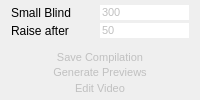
           <widget class="QWidget" name="toolTabConfig">
            <property name="styleSheet">
             <string notr="true">#toolTabConfig {
    border-image:url(:/misc/background_tool.png) 5 5 5 5;
    border-top: 5px transparent;
    border-bottom: 5px transparent;
    border-right: 5px transparent;
    border-left: 5px transparent;
	margin: 0;
    border-color:transparent;
}

QRadioButton:disabled, QRadioButton:disabled {
color:#808080
}

QPushButton {
	border-image: url(:/danuxi1/playeraction_violetdull.png) 8 8 8 8;
    border-top: 3px transparent;
    border-bottom: 3px transparent;
    border-right: 3px transparent;
    border-left: 3px transparent;
	font-size:11px;
    color: #c0c0c0
}
QPushButton:hover {
	border-image: url(://danuxi1/playeraction_violetdull_hover.png) 8 8 8 8;
    border-top: 3px transparent;
    border-bottom: 3px transparent;
    border-right: 3px transparent;
    border-left: 3px transparent;
	font-size:11px;
	color: #ffffff
}

QSpinBox {
	border-image: url(:/danuxi1/playeraction_violetdull.png) 8 8 8 8;
    border-top: 3px transparent;
    border-bottom: 3px transparent;
    border-right: 3px transparent;
    border-left: 3px transparent;
	font-size:11px;
    color: #c0c0c0;
    selection-color:#e2e21c;
    selection-background-color:#1a0064
}
QSpinBox:hover {
	border-image: url(://danuxi1/playeraction_violetdull_hover.png) 8 8 8 8;
    border-top: 3px transparent;
    border-bottom: 3px transparent;
    border-right: 3px transparent;
    border-left: 3px transparent;
	font-size:11px;
	color: #ffffff;
    selection-color:#e2e21c;
    selection-background-color:#1a0064
}

QRadioButton {
	border-image: url(:/danuxi1/playeraction_violetdull.png) 8 8 8 8;
    border-top: 1px transparent;
    border-bottom: 1px transparent;
    border-right: 1px transparent;
    border-left: 1px transparent;
	font-size:11px;
    color: #c0c0c0
}
QRadioButton:hover {
	border-image: url(://danuxi1/playeraction_violetdull_hover.png) 8 8 8 8;
    border-top: 1px transparent;
    border-bottom: 1px transparent;
    border-right: 1px transparent;
    border-left: 1px transparent;
	font-size:11px;
	color: #ffffff
}

QRadioButton::indicator {
    width: 14px;
    height: 14px;
}

QRadioButton::indicator:unchecked {
    image: url(://misc/checkbox_unchecked.png);
}

QRadioButton::indicator:checked {
    image: url(://misc/checkbox_checked.png);
}
</string>
            </property>
            <layout class="QGridLayout" name="gridLayout_7" columnstretch="0,0,0,0,0,0">
             <property name="leftMargin">
              <number>0</number>
             </property>
             <property name="topMargin">
              <number>0</number>
             </property>
             <property name="rightMargin">
              <number>0</number>
             </property>
             <property name="bottomMargin">
              <number>0</number>
             </property>
             <property name="spacing">
              <number>0</number>
             </property>
             <item row="12" column="1" colspan="4">
              <widget class="QWidget" name="widget_54" native="true">
               <property name="sizePolicy">
                <sizepolicy hsizetype="Preferred" vsizetype="Preferred">
                 <horstretch>0</horstretch>
                 <verstretch>1</verstretch>
                </sizepolicy>
               </property>
              </widget>
             </item>
             <item row="6" column="1" colspan="4">
              <widget class="QWidget" name="widget_45" native="true">
               <property name="sizePolicy">
                <sizepolicy hsizetype="Preferred" vsizetype="Preferred">
                 <horstretch>0</horstretch>
                 <verstretch>5</verstretch>
                </sizepolicy>
               </property>
              </widget>
             </item>
             <item row="11" column="1" colspan="4">
              <widget class="QPushButton" name="buttonSaveCompilation">
               <property name="sizePolicy">
                <sizepolicy hsizetype="Preferred" vsizetype="Preferred">
                 <horstretch>20</horstretch>
                 <verstretch>4</verstretch>
                </sizepolicy>
               </property>
               <property name="toolTip">
                <string>&lt;html&gt;&lt;head/&gt;&lt;body&gt;&lt;p&gt;&lt;span style=&quot; font-weight:600;&quot;&gt;Ctrl-s&lt;/span&gt; Saves the current compilation of opponents&lt;/p&gt;&lt;/body&gt;&lt;/html&gt;</string>
               </property>
               <property name="styleSheet">
                <string notr="true"/>
               </property>
               <property name="text">
                <string>Save Compilation</string>
               </property>
              </widget>
             </item>
             <item row="3" column="3" colspan="2">
              <widget class="QSpinBox" name="editSmallBlind">
               <property name="sizePolicy">
                <sizepolicy hsizetype="Preferred" vsizetype="Preferred">
                 <horstretch>10</horstretch>
                 <verstretch>4</verstretch>
                </sizepolicy>
               </property>
               <property name="toolTip">
                <string>&lt;html&gt;&lt;head/&gt;&lt;body&gt;&lt;p&gt;The small blind&lt;/p&gt;&lt;/body&gt;&lt;/html&gt;</string>
               </property>
               <property name="styleSheet">
                <string notr="true"/>
               </property>
               <property name="buttonSymbols">
                <enum>QAbstractSpinBox::NoButtons</enum>
               </property>
               <property name="accelerated">
                <bool>true</bool>
               </property>
               <property name="minimum">
                <number>10</number>
               </property>
               <property name="maximum">
                <number>2000</number>
               </property>
               <property name="singleStep">
                <number>10</number>
               </property>
               <property name="value">
                <number>300</number>
               </property>
              </widget>
             </item>
             <item row="16" column="1" colspan="4">
              <widget class="QWidget" name="widget_58" native="true">
               <property name="sizePolicy">
                <sizepolicy hsizetype="Preferred" vsizetype="Preferred">
                 <horstretch>0</horstretch>
                 <verstretch>2</verstretch>
                </sizepolicy>
               </property>
              </widget>
             </item>
             <item row="4" column="1" colspan="4">
              <widget class="QWidget" name="widget_44" native="true">
               <property name="sizePolicy">
                <sizepolicy hsizetype="Preferred" vsizetype="Preferred">
                 <horstretch>0</horstretch>
                 <verstretch>1</verstretch>
                </sizepolicy>
               </property>
              </widget>
             </item>
             <item row="5" column="1" colspan="2">
              <widget class="QLabel" name="label_9">
               <property name="sizePolicy">
                <sizepolicy hsizetype="Preferred" vsizetype="Preferred">
                 <horstretch>10</horstretch>
                 <verstretch>0</verstretch>
                </sizepolicy>
               </property>
               <property name="text">
                <string>Raise after</string>
               </property>
              </widget>
             </item>
             <item row="3" column="1" colspan="2">
              <widget class="QLabel" name="label">
               <property name="sizePolicy">
                <sizepolicy hsizetype="Preferred" vsizetype="Preferred">
                 <horstretch>10</horstretch>
                 <verstretch>0</verstretch>
                </sizepolicy>
               </property>
               <property name="text">
                <string>Small Blind</string>
               </property>
              </widget>
             </item>
             <item row="11" column="5">
              <widget class="QWidget" name="widget_60" native="true">
               <property name="sizePolicy">
                <sizepolicy hsizetype="Preferred" vsizetype="Preferred">
                 <horstretch>5</horstretch>
                 <verstretch>0</verstretch>
                </sizepolicy>
               </property>
              </widget>
             </item>
             <item row="15" column="1" colspan="4">
              <widget class="QPushButton" name="buttonEdit">
               <property name="sizePolicy">
                <sizepolicy hsizetype="Preferred" vsizetype="Preferred">
                 <horstretch>20</horstretch>
                 <verstretch>4</verstretch>
                </sizepolicy>
               </property>
               <property name="focusPolicy">
                <enum>Qt::StrongFocus</enum>
               </property>
               <property name="toolTip">
                <string>&lt;html&gt;&lt;head/&gt;&lt;body&gt;&lt;p&gt;&lt;span style=&quot; font-weight:600;&quot;&gt;Ctrl-e&lt;/span&gt; Edit the timestamp files&lt;/p&gt;&lt;/body&gt;&lt;/html&gt;</string>
               </property>
               <property name="styleSheet">
                <string notr="true"/>
               </property>
               <property name="text">
                <string>Edit Video</string>
               </property>
              </widget>
             </item>
             <item row="0" column="1" colspan="4">
              <widget class="QWidget" name="widget_59" native="true">
               <property name="sizePolicy">
                <sizepolicy hsizetype="Preferred" vsizetype="Preferred">
                 <horstretch>0</horstretch>
                 <verstretch>2</verstretch>
                </sizepolicy>
               </property>
              </widget>
             </item>
             <item row="14" column="1" colspan="4">
              <widget class="QWidget" name="widget_57" native="true">
               <property name="sizePolicy">
                <sizepolicy hsizetype="Preferred" vsizetype="Preferred">
                 <horstretch>0</horstretch>
                 <verstretch>1</verstretch>
                </sizepolicy>
               </property>
              </widget>
             </item>
             <item row="5" column="3" colspan="2">
              <widget class="QSpinBox" name="riseBlinds">
               <property name="sizePolicy">
                <sizepolicy hsizetype="Minimum" vsizetype="Preferred">
                 <horstretch>10</horstretch>
                 <verstretch>4</verstretch>
                </sizepolicy>
               </property>
               <property name="toolTip">
                <string>&lt;html&gt;&lt;head/&gt;&lt;body&gt;&lt;p&gt;Rounds until double the blind&lt;/p&gt;&lt;/body&gt;&lt;/html&gt;</string>
               </property>
               <property name="styleSheet">
                <string notr="true"/>
               </property>
               <property name="buttonSymbols">
                <enum>QAbstractSpinBox::NoButtons</enum>
               </property>
               <property name="accelerated">
                <bool>true</bool>
               </property>
               <property name="minimum">
                <number>1</number>
               </property>
               <property name="maximum">
                <number>1000</number>
               </property>
               <property name="value">
                <number>50</number>
               </property>
              </widget>
             </item>
             <item row="13" column="1" colspan="4">
              <widget class="QPushButton" name="buttonGeneratePreviews">
               <property name="sizePolicy">
                <sizepolicy hsizetype="Preferred" vsizetype="Preferred">
                 <horstretch>20</horstretch>
                 <verstretch>4</verstretch>
                </sizepolicy>
               </property>
               <property name="toolTip">
                <string>&lt;html&gt;&lt;head/&gt;&lt;body&gt;&lt;p&gt;&lt;span style=&quot; font-weight:600;&quot;&gt;Ctrl-g &lt;/span&gt;Geneate the preview images&lt;/p&gt;&lt;/body&gt;&lt;/html&gt;</string>
               </property>
               <property name="styleSheet">
                <string notr="true"/>
               </property>
               <property name="text">
                <string>Generate Previews</string>
               </property>
              </widget>
             </item>
             <item row="11" column="0">
              <widget class="QWidget" name="widget_61" native="true">
               <property name="sizePolicy">
                <sizepolicy hsizetype="Preferred" vsizetype="Preferred">
                 <horstretch>5</horstretch>
                 <verstretch>0</verstretch>
                </sizepolicy>
               </property>
              </widget>
             </item>
            </layout>
           </widget>
